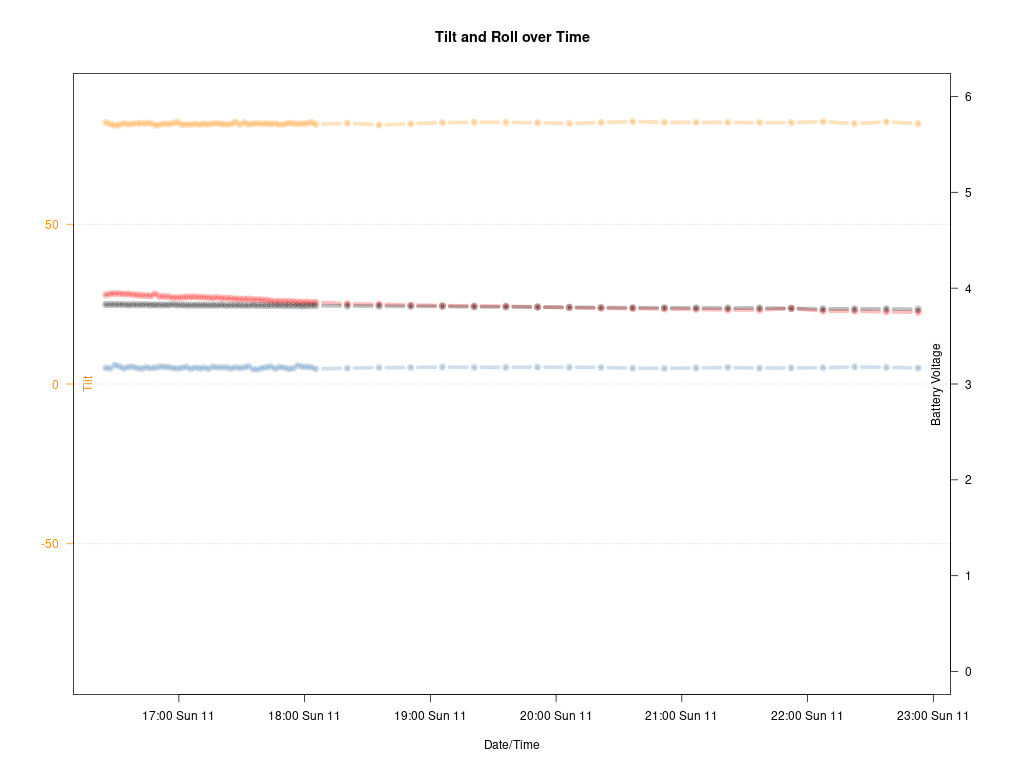

R code for this plot:
#!/usr/bin/Rscript

# Note - doesn't filter by version as yet - TODO

# Install package
library(zoo)
library(scales)

## CO@ and tVOC PLOT

png(filename="tilt.png", width = 1024, height = 768, unit = "px")

# 2021-01-01 00:00:06
# 2025-02-28 23:55:02
setAs("character","myDate", function(from) as.POSIXlt(from, format="%Y-%m-%d %H:%M:%S") )
rawdata <- read.csv("tilt.csv", col.names=c('Date.Time','Tilt','Roll', 'Temp', 'Bv'), colClasses=c('myDate','double','double','double','double'), header=FALSE)

attach(rawdata)

## add extra space to right margin of plot within frame
par(mar=c(5, 5, 5, 5) + 0.1)

plot(Date.Time,Tilt,type="b",lwd=5,pch=20,main="Tilt and Roll over Time",col=alpha("darkorange",0.25),xlab="Date/Time",ylab="",ylim=c(-90,90), axes="FALSE")
r <- as.POSIXct(round(range(Date.Time), "hours"))
axis.POSIXct(1, at=seq(r[1], r[2], by = "1 hours"), format = "%H:%M %a %d")
grid(nx=NA,ny=NULL)

axis(2, ylim=c(-90,90), col="darkorange",col.axis="darkorange",las=1)
mtext("Tilt",side=2,col="darkorange",line=-1.5)
box()

par(new=TRUE)
plot(Date.Time,Roll,type="b",lwd=5,pch=20,col=alpha("steelblue",0.25),xlab="",ylab="",ylim=c(-90,90),axes=FALSE)

par(new=TRUE)
plot(Date.Time,Temp,type="b",lwd=5,pch=20,col=alpha("red",0.25),xlab="",ylab="",ylim=c(-90,90),axes=FALSE)

par(new=TRUE)
plot(Date.Time,Bv,type="b",lwd=5,pch=20,col=alpha("black",0.25),xlab="",ylab="",ylim=c(0,6),axes=FALSE)
axis(4, ylim=c(0,6), col="black",col.axis="black",las=1)
mtext("Battery Voltage",side=4,col="black",line=-1.5)

detach(rawdata)
